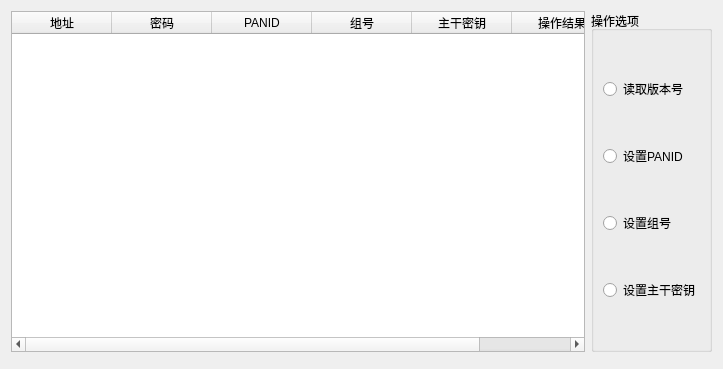
<?xml version="1.0" encoding="UTF-8"?>
<ui version="4.0">
 <class>DevSet</class>
 <widget class="QWidget" name="DevSet">
  <property name="geometry">
   <rect>
    <x>0</x>
    <y>0</y>
    <width>723</width>
    <height>369</height>
   </rect>
  </property>
  <property name="windowTitle">
   <string>Form</string>
  </property>
  <layout class="QGridLayout" name="gridLayout">
   <item row="0" column="1">
    <widget class="QGroupBox" name="groupBox">
     <property name="title">
      <string>操作选项</string>
     </property>
     <layout class="QVBoxLayout" name="verticalLayout">
      <item>
       <widget class="QRadioButton" name="radioButtonGetVer">
        <property name="text">
         <string>读取版本号</string>
        </property>
       </widget>
      </item>
      <item>
       <widget class="QRadioButton" name="radioButtonPANID">
        <property name="text">
         <string>设置PANID</string>
        </property>
       </widget>
      </item>
      <item>
       <widget class="QRadioButton" name="radioButtonGroupNo">
        <property name="text">
         <string>设置组号</string>
        </property>
       </widget>
      </item>
      <item>
       <widget class="QRadioButton" name="radioButtonKey">
        <property name="text">
         <string>设置主干密钥</string>
        </property>
       </widget>
      </item>
     </layout>
    </widget>
   </item>
   <item row="1" column="0">
    <widget class="QDialogButtonBox" name="buttonBox">
     <property name="standardButtons">
      <set>QDialogButtonBox::NoButton</set>
     </property>
    </widget>
   </item>
   <item row="0" column="0">
    <widget class="QTableWidget" name="tableWidget">
     <property name="alternatingRowColors">
      <bool>true</bool>
     </property>
     <property name="columnCount">
      <number>6</number>
     </property>
     <attribute name="horizontalHeaderStretchLastSection">
      <bool>true</bool>
     </attribute>
     <column>
      <property name="text">
       <string>地址</string>
      </property>
     </column>
     <column>
      <property name="text">
       <string>密码</string>
      </property>
     </column>
     <column>
      <property name="text">
       <string>PANID</string>
      </property>
     </column>
     <column>
      <property name="text">
       <string>组号</string>
      </property>
     </column>
     <column>
      <property name="text">
       <string>主干密钥</string>
      </property>
     </column>
     <column>
      <property name="text">
       <string>操作结果</string>
      </property>
     </column>
    </widget>
   </item>
  </layout>
 </widget>
 <resources/>
 <connections/>
</ui>
